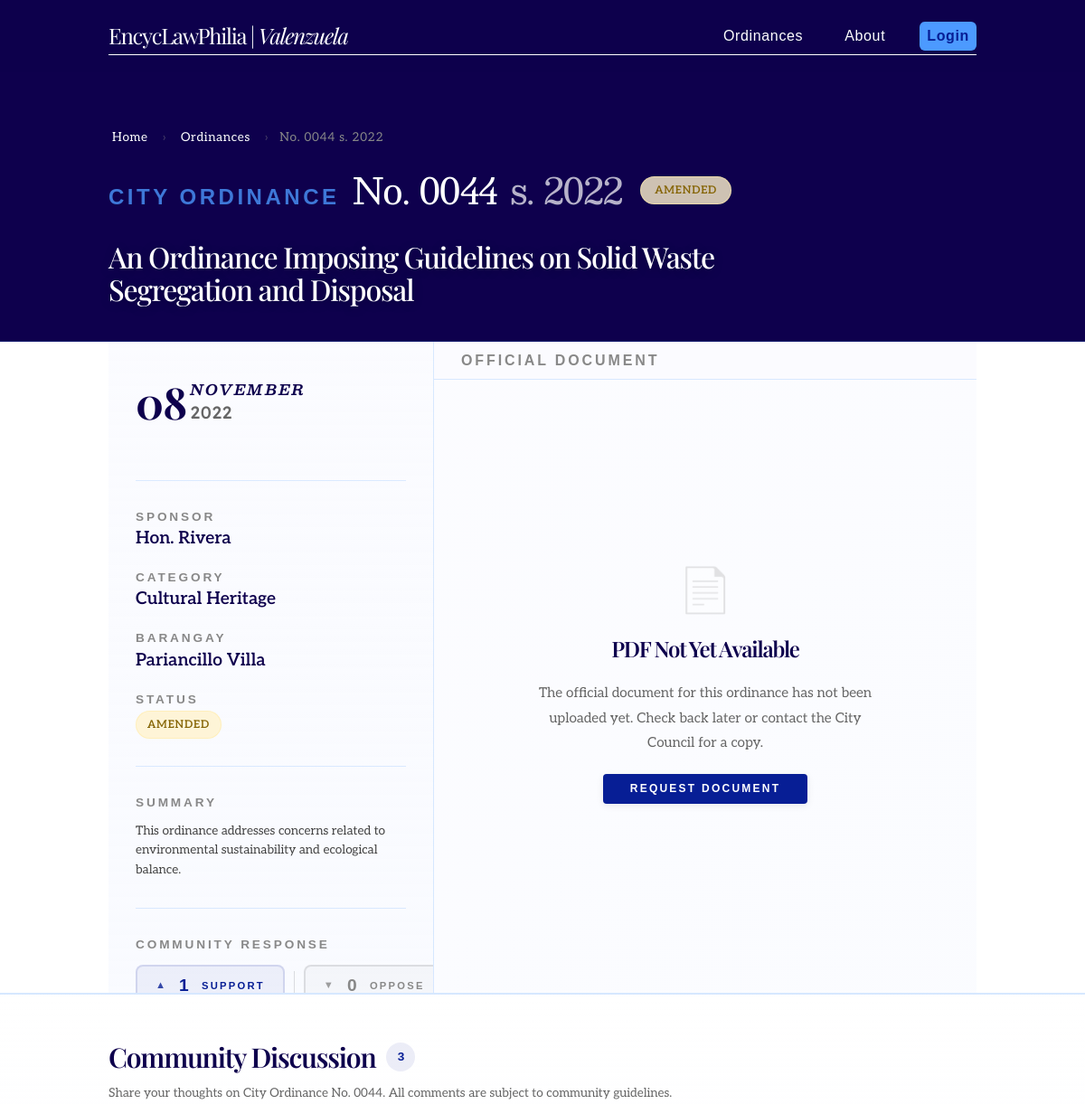
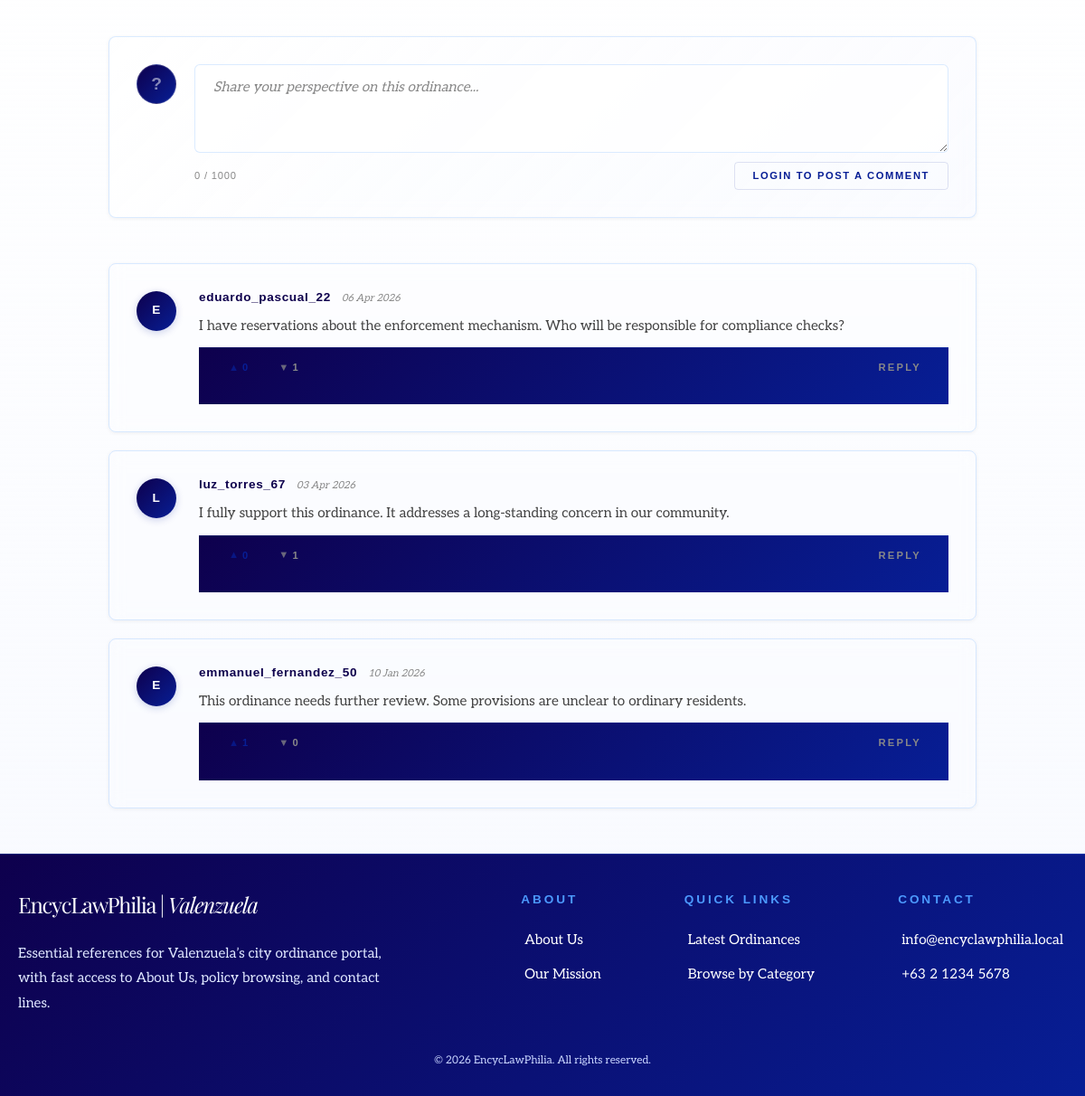
Page /ordinance.php?id=44 on the committed database (2 pictures, top to bottom).
### tables this page shows
CREATE TABLE Ordinances (
    ordinance_id        INT             NOT NULL AUTO_INCREMENT,
    ordinance_number    VARCHAR(50)     NOT NULL,
    title               VARCHAR(255)    NOT NULL,
    author_sponsor      VARCHAR(150)    NOT NULL,
    series_year         VARCHAR(10)     NOT NULL,
    category_id         INT                 NULL,    
    barangay_id         INT                 NULL,    
    status              ENUM(
                            'Pending',
                            'Active',
                            'Repealed',
                            'Amended'
                        )               NOT NULL DEFAULT 'Pending',  
    date_enacted        DATETIME            NULL,    
    pdf_file            VARCHAR(255)        NULL,    
    created_at          DATETIME        NOT NULL DEFAULT CURRENT_TIMESTAMP,
    updated_at          DATETIME        NOT NULL DEFAULT CURRENT_TIMESTAMP
                                        ON UPDATE CURRENT_TIMESTAMP,
    summary             TEXT                NULL,    
    full_text           LONGTEXT            NULL,    
    archived_at         DATETIME            NULL,    

    CONSTRAINT pk_ordinances        PRIMARY KEY (ordinance_id),
    CONSTRAINT uq_ordinances_number UNIQUE (ordinance_number),
    CONSTRAINT fk_ordinances_category
        FOREIGN KEY (category_id) REFERENCES Categories (category_id)
        ON UPDATE CASCADE ON DELETE SET NULL,
    CONSTRAINT fk_ordinances_barangay
        FOREIGN KEY (barangay_id) REFERENCES Barangays (barangay_id)
        ON UPDATE CASCADE ON DELETE SET NULL
);

CREATE TABLE Categories (
    category_id     INT             NOT NULL AUTO_INCREMENT,
    category_name   VARCHAR(100)    NOT NULL,
    description     TEXT                NULL,

    CONSTRAINT pk_categories      PRIMARY KEY (category_id),
    CONSTRAINT uq_categories_name UNIQUE (category_name)
);

CREATE TABLE Comments (
    comment_id      INT         NOT NULL AUTO_INCREMENT,
    ordinance_id    INT         NOT NULL,
    user_id         INT         NOT NULL,
    comment_text    TEXT        NOT NULL,
    created_at      DATETIME    NOT NULL DEFAULT CURRENT_TIMESTAMP,

    CONSTRAINT pk_comments PRIMARY KEY (comment_id),
    CONSTRAINT fk_comments_ordinance
        FOREIGN KEY (ordinance_id) REFERENCES Ordinances (ordinance_id)
        ON UPDATE CASCADE ON DELETE RESTRICT,
    CONSTRAINT fk_comments_user
        FOREIGN KEY (user_id) REFERENCES Users (user_id)
        ON UPDATE CASCADE ON DELETE CASCADE
);

CREATE TABLE Users (
    user_id         INT             NOT NULL AUTO_INCREMENT,
    username        VARCHAR(100)    NOT NULL,
    email           VARCHAR(150)    NOT NULL,
    password_hash   VARCHAR(255)    NOT NULL,
    role_id         INT             NOT NULL,
    created_at      DATETIME        NOT NULL DEFAULT CURRENT_TIMESTAMP,
    updated_at      DATETIME        NOT NULL DEFAULT CURRENT_TIMESTAMP
                                    ON UPDATE CURRENT_TIMESTAMP,
    deleted_at      DATETIME            NULL,

    CONSTRAINT pk_users          PRIMARY KEY (user_id),
    CONSTRAINT uq_users_username UNIQUE (username),
    CONSTRAINT uq_users_email    UNIQUE (email),
    CONSTRAINT fk_users_role
        FOREIGN KEY (role_id) REFERENCES Roles (role_id)
        ON UPDATE CASCADE ON DELETE RESTRICT
);

### ordinance.php (the view, shortened to what the rows shown need)
<?php
require_once 'php/procedures.php';
$ordinance_id = isset($_GET['id']) ? (int) trim($_GET['id']) : 0;
$pdo       = getDatabaseConnection();
$ordinance = getOrdinanceById($pdo, $ordinance_id);
$comments = getOrdinanceComments($pdo, $ordinance_id);
$currentPage = "ordinance";
$status_map = [
    'enacted'  => ['label' => 'Enacted',  'class' => 'passed'],
    'pending'  => ['label' => 'Pending',  'class' => 'pending'],
    'draft'    => ['label' => 'Draft',    'class' => 'in-progress'],
    'repealed' => ['label' => 'Repealed', 'class' => 'rejected'],
];
$status_display = $status_map[$ordinance['status']] ?? ['label' => ucfirst($ordinance['status']), 'class' => 'pending'];
require_once 'fragments/head.php';
?>
<body class="<?php echo htmlspecialchars($currentPage, ENT_QUOTES, 'UTF-8'); ?>">
    <?php require_once 'fragments/header.php'; ?>
    <main class="ordinance-page">
        <div class="subhero ordinance-subhero">
            <div class="subhero-content">
                <nav class="breadcrumb" aria-label="Breadcrumb">
                    <a href="index.php">Home</a>
                    <span class="separator" aria-hidden="true">›</span>
                    <a href="browse.php">Ordinances</a>
                    <span class="separator" aria-hidden="true">›</span>
                    <span aria-current="page">
                        No. <?php echo htmlspecialchars($ordinance['ordinance_number'], ENT_QUOTES, 'UTF-8'); ?>
                        s. <?php echo htmlspecialchars($ordinance['series_year'], ENT_QUOTES, 'UTF-8'); ?>
                    </span>
                </nav>
                <div class="ordinance-subhero-meta">
                    <div class="ordinance-subhero-id">
                        <span class="card-type">City Ordinance</span>
                        <span class="numeral-and-series ordinance-numeral">
                            No. <?php echo htmlspecialchars($ordinance['ordinance_number'], ENT_QUOTES, 'UTF-8'); ?>
                            <span class="series-year">s. <?php echo htmlspecialchars($ordinance['series_year'], ENT_QUOTES, 'UTF-8'); ?></span>
                        </span>
                    </div>
                    <span class="status-badge <?php echo htmlspecialchars($status_display['class'], ENT_QUOTES, 'UTF-8'); ?> status-badge--hero">
                        <?php echo htmlspecialchars($status_display['label'], ENT_QUOTES, 'UTF-8'); ?>
                    </span>
                </div>
                <h1 class="ordinance-title">
                    <?php echo htmlspecialchars($ordinance['title'], ENT_QUOTES, 'UTF-8'); ?>
                </h1>
            </div>
        </div>
        <div class="ordinance-split">
            <aside class="ordinance-info-col">
                <dl class="ord-meta-list">
                    <div class="ord-meta-item">
                        <dt>Sponsor</dt>
                        <dd><?php echo htmlspecialchars($ordinance['author_sponsor'], ENT_QUOTES, 'UTF-8'); ?></dd>
                    </div>
                    <div class="ord-meta-item">
                        <dt>Category</dt>
                        <dd><?php echo htmlspecialchars($ordinance['category_name'], ENT_QUOTES, 'UTF-8'); ?></dd>
                    </div>
                    <div class="ord-meta-item">
                        <dd>
                            <span class="status-badge <?php echo htmlspecialchars($status_display['class'], ENT_QUOTES, 'UTF-8'); ?>">
                                <?php echo htmlspecialchars($status_display['label'], ENT_QUOTES, 'UTF-8'); ?>
                            </span>
                        </dd>
                    </div>
                </dl>
                <div class="ord-summary">
                    <h2 class="ord-section-label">Summary</h2>
                    <p><?php echo htmlspecialchars($ordinance['summary'], ENT_QUOTES, 'UTF-8'); ?></p>
                </div>
            </aside>
        </div>
        <section class="ord-comments-section" id="comments" aria-labelledby="comments-heading">
            <div class="ord-comments-header">
                <h2 id="comments-heading" class="ord-comments-title">
                    Community Discussion
                    <span class="ord-comments-count"><?php echo count($comments); ?></span>
                </h2>
            </div>
            <div class="ord-comment-feed" id="comment-feed" role="feed" aria-label="Comments">
                <?php if (!empty($comments)): ?>
                    <?php foreach ($comments as $comment): ?>
                        <?php
                        $name_parts = explode(' ', $comment['username']);
                        $initials   = strtoupper(
                            substr($name_parts[0], 0, 1) .
                            (count($name_parts) > 1 ? substr(end($name_parts), 0, 1) : '')
                        );
                        $comment_ts  = strtotime($comment['created_at']);
                        $comment_ago = date('d M Y', $comment_ts);
                        ?>
                        <article
                            class="ord-comment-card"
                            id="comment-<?php echo (int)$comment['comment_id']; ?>"
                            aria-label="Comment by <?php echo htmlspecialchars($comment['username'], ENT_QUOTES, 'UTF-8'); ?>">
                            <div class="ord-comment-avatar" aria-hidden="true">
                                <?php echo htmlspecialchars($initials, ENT_QUOTES, 'UTF-8'); ?>
                            </div>
                            <div class="ord-comment-body">
                                <header class="ord-comment-meta">
                                    <span class="ord-comment-author">
                                        <?php echo htmlspecialchars($comment['username'], ENT_QUOTES, 'UTF-8'); ?>
                                    </span>
                                    <time
                                        class="ord-comment-time"
                                        datetime="<?php echo htmlspecialchars($comment['created_at'], ENT_QUOTES, 'UTF-8'); ?>">
                                        <?php echo htmlspecialchars($comment_ago, ENT_QUOTES, 'UTF-8'); ?>
                                    </time>
                                </header>
                                <p class="ord-comment-text">
                                    <?php echo htmlspecialchars($comment['comment_text'], ENT_QUOTES, 'UTF-8'); ?>
                                </p>
                                <footer class="ord-comment-footer">
                                    <div class="ord-comment-reactions">
                                        <button
                                            class="ord-comment-react-btn ord-comment-react-btn--like"
                                            aria-label="Like comment by <?php echo htmlspecialchars($comment['username'], ENT_QUOTES, 'UTF-8'); ?>"
                                            data-comment-id="<?php echo (int)$comment['comment_id']; ?>">
                                            <span aria-hidden="true">▲</span>
                                            <span class="ord-comment-react-count">
                                                <?php echo htmlspecialchars($comment['like_count'], ENT_QUOTES, 'UTF-8'); ?>
                                            </span>
                                        </button>
                                        <button
                                            class="ord-comment-react-btn ord-comment-react-btn--dislike"
                                            aria-label="Dislike comment by <?php echo htmlspecialchars($comment['username'], ENT_QUOTES, 'UTF-8'); ?>"
                                            data-comment-id="<?php echo (int)$comment['comment_id']; ?>">
                                            <span aria-hidden="true">▼</span>
                                            <span class="ord-comment-react-count">
                                                <?php echo htmlspecialchars($comment['dislike_count'], ENT_QUOTES, 'UTF-8'); ?>
                                            </span>
                                        </button>
                                    </div>
                                    <button class="ord-comment-reply-btn" aria-label="Reply to this comment">
                                        Reply
                                    </button>
                                </footer>
                            </div>
                        </article>
                    <?php endforeach; ?>
                <?php else: ?>
                    <div class="ord-comments-empty" role="status">
                        <p>No comments yet. Be the first to share your perspective.</p>
                    </div>
                <?php endif; ?>
            </div>
        </section>
    </main>
    <?php require_once 'fragments/footer.php'; ?>
</body>
</html>

### rows in the picture
ordinances: series_year "2022", status "AMENDED", title "An Ordinance Imposing Guidelines on Solid Waste Segregation and Disposal", author_sponsor "Hon. Rivera", category.category_name "Cultural Heritage", summary "This ordinance addresses concerns related to environmental sustainability and ecological balance."
comments: user.username "E", user.username "eduardo_pascual_22", created_at "06 Apr 2026", comment_text "I have reservations about the enforcement mechanism. Who will be responsible for compliance checks?", like_count "0", dislike_count "1"
comments: user.username "L", user.username "luz_torres_67", created_at "03 Apr 2026", comment_text "I fully support this ordinance. It addresses a long-standing concern in our community.", like_count "0", dislike_count "1"
comments: user.username "E", user.username "emmanuel_fernandez_50", created_at "10 Jan 2026", comment_text "This ordinance needs further review. Some provisions are unclear to ordinary residents.", like_count "1", dislike_count "0"

### other values in the picture
$ordinance['ordinance_number'] "0044"
$ordinance['enactment_day'] "08"
$ordinance['enactment_month'] "NOVEMBER"
$ordinance['enactment_year'] "2022"
$ordinance['barangay_name'] "Pariancillo Villa"
$ordinance['like_count'] "1"
$ordinance['dislike_count'] "0"
count($comments) "3"
